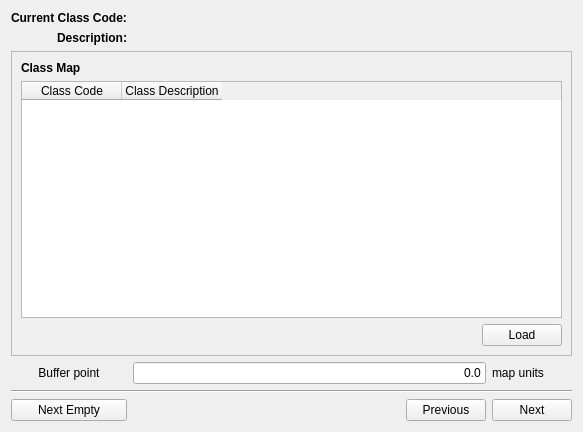
<?xml version="1.0" encoding="UTF-8"?>
<ui version="4.0">
 <class>AttributeWidget</class>
 <widget class="QWidget" name="AttributeWidget">
  <property name="geometry">
   <rect>
    <x>0</x>
    <y>0</y>
    <width>583</width>
    <height>432</height>
   </rect>
  </property>
  <property name="windowTitle">
   <string>Attribute Editor</string>
  </property>
  <layout class="QGridLayout" name="gridLayout_2">
   <item row="2" column="0" colspan="7">
    <widget class="QFrame" name="frame">
     <property name="frameShape">
      <enum>QFrame::StyledPanel</enum>
     </property>
     <property name="frameShadow">
      <enum>QFrame::Raised</enum>
     </property>
     <layout class="QGridLayout" name="gridLayout">
      <item row="2" column="1">
       <widget class="QPushButton" name="pbuttonLoad">
        <property name="text">
         <string>Load</string>
        </property>
       </widget>
      </item>
      <item row="2" column="0">
       <spacer name="horizontalSpacer_3">
        <property name="orientation">
         <enum>Qt::Horizontal</enum>
        </property>
        <property name="sizeHint" stdset="0">
         <size>
          <width>451</width>
          <height>20</height>
         </size>
        </property>
       </spacer>
      </item>
      <item row="1" column="0" colspan="2">
       <widget class="QTableWidget" name="twidgetClassMap">
        <column>
         <property name="text">
          <string>Class Code</string>
         </property>
        </column>
        <column>
         <property name="text">
          <string>Class Description</string>
         </property>
        </column>
       </widget>
      </item>
      <item row="0" column="0">
       <widget class="QLabel" name="label_6">
        <property name="font">
         <font>
          <weight>75</weight>
          <bold>true</bold>
         </font>
        </property>
        <property name="text">
         <string>Class Map</string>
        </property>
       </widget>
      </item>
     </layout>
    </widget>
   </item>
   <item row="3" column="0">
    <widget class="QLabel" name="label">
     <property name="text">
      <string>Buffer point</string>
     </property>
     <property name="alignment">
      <set>Qt::AlignCenter</set>
     </property>
    </widget>
   </item>
   <item row="3" column="1" colspan="5">
    <widget class="QLineEdit" name="leditRadius">
     <property name="layoutDirection">
      <enum>Qt::LeftToRight</enum>
     </property>
     <property name="text">
      <string>0.0</string>
     </property>
     <property name="alignment">
      <set>Qt::AlignRight|Qt::AlignTrailing|Qt::AlignVCenter</set>
     </property>
    </widget>
   </item>
   <item row="3" column="6">
    <widget class="QLabel" name="label_2">
     <property name="text">
      <string>map units </string>
     </property>
    </widget>
   </item>
   <item row="4" column="0" colspan="7">
    <widget class="Line" name="line">
     <property name="orientation">
      <enum>Qt::Horizontal</enum>
     </property>
    </widget>
   </item>
   <item row="5" column="6">
    <widget class="QPushButton" name="pbuttonNext">
     <property name="text">
      <string>Next</string>
     </property>
    </widget>
   </item>
   <item row="5" column="5">
    <widget class="QPushButton" name="pbuttonPrevious">
     <property name="text">
      <string>Previous</string>
     </property>
    </widget>
   </item>
   <item row="5" column="0">
    <widget class="QPushButton" name="pbuttonNextEmpty">
     <property name="text">
      <string>Next Empty</string>
     </property>
    </widget>
   </item>
   <item row="5" column="1" colspan="4">
    <spacer name="horizontalSpacer">
     <property name="orientation">
      <enum>Qt::Horizontal</enum>
     </property>
     <property name="sizeHint" stdset="0">
      <size>
       <width>151</width>
       <height>20</height>
      </size>
     </property>
    </spacer>
   </item>
   <item row="0" column="0">
    <widget class="QLabel" name="label_3">
     <property name="font">
      <font>
       <weight>75</weight>
       <bold>true</bold>
      </font>
     </property>
     <property name="text">
      <string>Current Class Code:</string>
     </property>
    </widget>
   </item>
   <item row="0" column="1" colspan="6">
    <widget class="QLabel" name="lCode">
     <property name="text">
      <string/>
     </property>
    </widget>
   </item>
   <item row="1" column="1" colspan="6">
    <widget class="QLabel" name="lDescription">
     <property name="text">
      <string/>
     </property>
    </widget>
   </item>
   <item row="1" column="0">
    <widget class="QLabel" name="label_4">
     <property name="font">
      <font>
       <weight>75</weight>
       <bold>true</bold>
      </font>
     </property>
     <property name="layoutDirection">
      <enum>Qt::LeftToRight</enum>
     </property>
     <property name="text">
      <string>Description:</string>
     </property>
     <property name="alignment">
      <set>Qt::AlignRight|Qt::AlignTrailing|Qt::AlignVCenter</set>
     </property>
    </widget>
   </item>
  </layout>
 </widget>
 <resources/>
 <connections/>
</ui>
